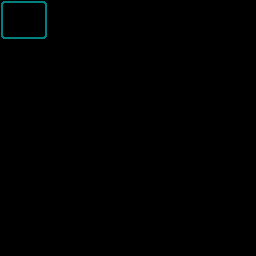

This is a level from a 2D game, rendered from its Tiled map with the project's own tilesets. A one-line summary and the complete map file follow:
An orthogonal 32x32 tile map with 8x8 px tiles, 1 tile layer (Calque de Tuiles 1).

<map version="1.10" tiledversion="1.12.2" orientation="orthogonal" renderorder="right-down" width="32" height="32" tilewidth="8" tileheight="8" infinite="0" nextlayerid="2" nextobjectid="1">
 <tileset firstgid="1" source="tiles.tsx" />
 <layer id="1" name="Calque de Tuiles 1" width="32" height="32">
  <data encoding="csv">
34,35,35,35,35,2147483682,0,0,0,0,0,0,0,0,0,0,0,0,0,0,0,0,0,0,0,0,0,0,0,0,0,0,
24,1,1,1,1,2147483672,0,0,0,0,0,0,0,0,0,0,0,0,0,0,0,0,0,0,0,0,0,0,0,0,0,0,
24,1,1,1,1,2147483672,0,0,0,0,0,0,0,0,0,0,0,0,0,0,0,0,0,0,0,0,0,0,0,0,0,0,
24,1,1,1,1,2147483672,0,0,0,0,0,0,0,0,0,0,0,0,0,0,0,0,0,0,0,0,0,0,0,0,0,0,
1073741858,1073741859,1073741859,1073741859,1073741859,3221225506,0,0,0,0,0,0,0,0,0,0,0,0,0,0,0,0,0,0,0,0,0,0,0,0,0,0,
0,0,0,0,0,0,0,0,0,0,0,0,0,0,0,0,0,0,0,0,0,0,0,0,0,0,0,0,0,0,0,0,
0,0,0,0,0,0,0,0,0,0,0,0,0,0,0,0,0,0,0,0,0,0,0,0,0,0,0,0,0,0,0,0,
0,0,0,0,0,0,0,0,0,0,0,0,0,0,0,0,0,0,0,0,0,0,0,0,0,0,0,0,0,0,0,0,
0,0,0,0,0,0,0,0,0,0,0,0,0,0,0,0,0,0,0,0,0,0,0,0,0,0,0,0,0,0,0,0,
0,0,0,0,0,0,0,0,0,0,0,0,0,0,0,0,0,0,0,0,0,0,0,0,0,0,0,0,0,0,0,0,
0,0,0,0,0,0,0,0,0,0,0,0,0,0,0,0,0,0,0,0,0,0,0,0,0,0,0,0,0,0,0,0,
0,0,0,0,0,0,0,0,0,0,0,0,0,0,0,0,0,0,0,0,0,0,0,0,0,0,0,0,0,0,0,0,
0,0,0,0,0,0,0,0,0,0,0,0,0,0,0,0,0,0,0,0,0,0,0,0,0,0,0,0,0,0,0,0,
0,0,0,0,0,0,0,0,0,0,0,0,0,0,0,0,0,0,0,0,0,0,0,0,0,0,0,0,0,0,0,0,
0,0,0,0,0,0,0,0,0,0,0,0,0,0,0,0,0,0,0,0,0,0,0,0,0,0,0,0,0,0,0,0,
0,0,0,0,0,0,0,0,0,0,0,0,0,0,0,0,0,0,0,0,0,0,0,0,0,0,0,0,0,0,0,0,
0,0,0,0,0,0,0,0,0,0,0,0,0,0,0,0,0,0,0,0,0,0,0,0,0,0,0,0,0,0,0,0,
0,0,0,0,0,0,0,0,0,0,0,0,0,0,0,0,0,0,0,0,0,0,0,0,0,0,0,0,0,0,0,0,
0,0,0,0,0,0,0,0,0,0,0,0,0,0,0,0,0,0,0,0,0,0,0,0,0,0,0,0,0,0,0,0,
0,0,0,0,0,0,0,0,0,0,0,0,0,0,0,0,0,0,0,0,0,0,0,0,0,0,0,0,0,0,0,0,
0,0,0,0,0,0,0,0,0,0,0,0,0,0,0,0,0,0,0,0,0,0,0,0,0,0,0,0,0,0,0,0,
0,0,0,0,0,0,0,0,0,0,0,0,0,0,0,0,0,0,0,0,0,0,0,0,0,0,0,0,0,0,0,0,
0,0,0,0,0,0,0,0,0,0,0,0,0,0,0,0,0,0,0,0,0,0,0,0,0,0,0,0,0,0,0,0,
0,0,0,0,0,0,0,0,0,0,0,0,0,0,0,0,0,0,0,0,0,0,0,0,0,0,0,0,0,0,0,0,
0,0,0,0,0,0,0,0,0,0,0,0,0,0,0,0,0,0,0,0,0,0,0,0,0,0,0,0,0,0,0,0,
0,0,0,0,0,0,0,0,0,0,0,0,0,0,0,0,0,0,0,0,0,0,0,0,0,0,0,0,0,0,0,0,
0,0,0,0,0,0,0,0,0,0,0,0,0,0,0,0,0,0,0,0,0,0,0,0,0,0,0,0,0,0,0,0,
0,0,0,0,0,0,0,0,0,0,0,0,0,0,0,0,0,0,0,0,0,0,0,0,0,0,0,0,0,0,0,0,
0,0,0,0,0,0,0,0,0,0,0,0,0,0,0,0,0,0,0,0,0,0,0,0,0,0,0,0,0,0,0,0,
0,0,0,0,0,0,0,0,0,0,0,0,0,0,0,0,0,0,0,0,0,0,0,0,0,0,0,0,0,0,0,0,
0,0,0,0,0,0,0,0,0,0,0,0,0,0,0,0,0,0,0,0,0,0,0,0,0,0,0,0,0,0,0,0,
0,0,0,0,0,0,0,0,0,0,0,0,0,0,0,0,0,0,0,0,0,0,0,0,0,0,0,0,0,0,0,0
</data>
 </layer>
</map>
